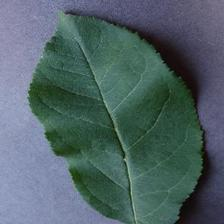
#> input picture lsnet/data/custom/测试集/1/Apple1 (1).jpg, 224 x 224 px; its folder holds only this picture in this run
$ python augment_testset.py
#> lines starting #> are read from the running program, lines starting #| are printed output that depends on the picture
# -*- coding: utf-8 -*-
"""
测试集数据增强脚本
对测试集进行多种数据增强，扩充数据集并过滤噪声样本
"""
import os
import random
import shutil
from pathlib import Path
from PIL import Image, ImageEnhance, ImageOps
import numpy as np
from tqdm import tqdm


class TestSetAugmenter:
    """测试集数据增强器"""

    def __init__(self, input_dir, output_dir, augmentations_per_image=5, seed=42):
        """
        Args:
            input_dir: str 输入目录（原始测试集）
            output_dir: str 输出目录（增强后的测试集）
            augmentations_per_image: int 每张图片生成的增强版本数量
            seed: int 随机种子
        """
        self.input_dir = Path(input_dir)
        self.output_dir = Path(output_dir)
        self.augmentations_per_image = augmentations_per_image
        self.seed = seed

        random.seed(seed)
        np.random.seed(seed)

        # 图像质量检查阈值
        self.min_size = 64  # 最小尺寸
        self.max_size = 4096  # 最大尺寸

    def is_valid_image(self, img_path):
        """
        检查图片是否有效（过滤噪声样本）

        Args:
            img_path: Path 图片路径

        Returns:
            bool: 是否有效
        """
        try:
            img = Image.open(img_path)
#> img is the input picture: PIL image 224x224 RGB; mean R, G, B 79.7, 98.9, 102.6

            # 检查尺寸
            width, height = img.size
#> width = 224; height = 224
            if width < self.min_size or height < self.min_size:
                return False, "图片尺寸太小"
            if width > self.max_size or height > self.max_size:
                return False, "图片尺寸太大"

            # 检查是否灰度图或异常
            if img.mode == 'L':
                return False, "灰度图"

            # 检查文件大小
            file_size = os.path.getsize(img_path)
            if file_size < 1000:  # 小于1KB可能是损坏的
                return False, "文件太小"

            return True, "正常"

        except Exception as e:
            return False, f"读取失败: {str(e)}"

    def horizontal_flip(self, image):
        """水平翻转"""
        return image.transpose(Image.FLIP_LEFT_RIGHT)

    def vertical_flip(self, image):
        """垂直翻转"""
        return image.transpose(Image.FLIP_TOP_BOTTOM)

    def random_rotation(self, image, max_degrees=15):
        """随机旋转"""
        degrees = random.uniform(-max_degrees, max_degrees)
        return image.rotate(degrees, expand=False, fillcolor=(255, 255, 255))

    def random_brightness(self, image, factor_range=(0.7, 1.3)):
        """随机调整亮度"""
        factor = random.uniform(*factor_range)
        enhancer = ImageEnhance.Brightness(image)
        return enhancer.enhance(factor)

    def random_contrast(self, image, factor_range=(0.7, 1.3)):
        """随机调整对比度"""
        factor = random.uniform(*factor_range)
        enhancer = ImageEnhance.Contrast(image)
        return enhancer.enhance(factor)

    def random_saturation(self, image, factor_range=(0.7, 1.3)):
        """随机调整饱和度"""
        factor = random.uniform(*factor_range)
        enhancer = ImageEnhance.Color(image)
        return enhancer.enhance(factor)

    def random_blur(self, image, radius_range=(0.5, 1.5)):
        """随机模糊"""
        from PIL import ImageFilter
        radius = random.uniform(*radius_range)
        return image.filter(ImageFilter.GaussianBlur(radius=radius))

    def random_crop_and_resize(self, image, crop_ratio_range=(0.8, 0.95)):
        """随机裁剪并调整大小"""
        width, height = image.size
        crop_ratio = random.uniform(*crop_ratio_range)

        new_width = int(width * crop_ratio)
        new_height = int(height * crop_ratio)

        # 随机裁剪位置
        left = random.randint(0, width - new_width)
        top = random.randint(0, height - new_height)
        right = left + new_width
        bottom = top + new_height

        cropped = image.crop((left, top, right, bottom))
        return cropped.resize((width, height), Image.Resampling.LANCZOS)

    def add_noise(self, image, noise_level=0.02):
        """添加高斯噪声"""
        img_array = np.array(image).astype(np.float32) / 255.0
        noise = np.random.normal(0, noise_level, img_array.shape)
        noisy_img = np.clip(img_array + noise, 0, 1)
        return Image.fromarray((noisy_img * 255).astype(np.uint8))

    def center_crop(self, image, crop_ratio=0.9):
        """中心裁剪"""
        width, height = image.size
        new_width = int(width * crop_ratio)
        new_height = int(height * crop_ratio)

        left = (width - new_width) // 2
        top = (height - new_height) // 2
        right = left + new_width
        bottom = top + new_height

        cropped = image.crop((left, top, right, bottom))
        return cropped.resize((width, height), Image.Resampling.LANCZOS)

    def get_augmentation_functions(self):
        """获取所有增强函数"""
        return [
            ('horizontal_flip', self.horizontal_flip),
            ('vertical_flip', self.vertical_flip),
            ('random_rotation', self.random_rotation),
            ('random_brightness', self.random_brightness),
            ('random_contrast', self.random_contrast),
            ('random_saturation', self.random_saturation),
            ('random_blur', self.random_blur),
            ('random_crop', self.random_crop_and_resize),
            ('center_crop', self.center_crop),
        ]

    def apply_random_augmentation(self, image):
        """
        随机应用多种增强

        Args:
            image: PIL.Image 输入图像

        Returns:
            list: 增强后的图像列表
        """
        augmented_images = []
        aug_funcs = self.get_augmentation_functions()

        # 确保至少生成指定数量的增强图片
        for i in range(self.augmentations_per_image):
            aug_img = image.copy()

            # 随机选择1-3种增强方式组合
            num_augs = random.randint(1, 3)
            selected_augs = random.sample(aug_funcs, min(num_augs, len(aug_funcs)))

            for aug_name, aug_func in selected_augs:
                try:
                    if aug_name == 'random_rotation':
                        aug_img = aug_func(aug_img, max_degrees=random.choice([10, 15, 20]))
                    elif aug_name == 'random_brightness':
                        aug_img = aug_func(aug_img, factor_range=(0.7, 1.3))
                    elif aug_name == 'random_contrast':
                        aug_img = aug_func(aug_img, factor_range=(0.8, 1.2))
                    elif aug_name == 'random_saturation':
                        aug_img = aug_func(aug_img, factor_range=(0.7, 1.3))
                    elif aug_name == 'random_crop':
                        aug_img = aug_func(aug_img, crop_ratio_range=(0.85, 0.95))
                    else:
                        aug_img = aug_func(aug_img)
                except Exception as e:
                    print(f"增强失败 {aug_name}: {e}")
                    aug_img = image.copy()

            augmented_images.append(aug_img)
#> this loop made 5 passes
#> pass 3, in center_crop, `cropped = image.crop((left, top, right, bottom))`:
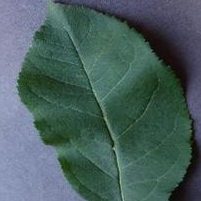
#> cropped: PIL image 201x201 RGB; mean R, G, B 73.4, 96.1, 94.7
#> after the loop, augmented_images = 5 items

        return augmented_images

    def process_dataset(self):
        """
        处理整个数据集

        Returns:
            dict: 处理统计信息
        """
        stats = {
            'total_original': 0,
            'valid_original': 0,
            'invalid_original': 0,
            'total_augmented': 0,
            'classes': {},
            'invalid_samples': []
        }

        # 创建输出目录
        self.output_dir.mkdir(parents=True, exist_ok=True)

        # 遍历所有类别
        class_dirs = sorted([d for d in self.input_dir.iterdir() if d.is_dir()])

        print(f"输入目录: {self.input_dir}")
        print(f"输出目录: {self.output_dir}")
        print(f"每张图片生成 {self.augmentations_per_image} 个增强版本")
        print("-" * 60)

        for class_dir in class_dirs:
            class_name = class_dir.name
            output_class_dir = self.output_dir / class_name
            output_class_dir.mkdir(exist_ok=True)

            print(f"\n处理类别: {class_name}")

            original_count = 0
            augmented_count = 0
            valid_count = 0
            invalid_list = []

            # 获取所有图片
            image_files = []
            for ext in ['*.jpg', '*.jpeg', '*.png', '*.JPG', '*.JPEG', '*.PNG']:
                image_files.extend(list(class_dir.glob(ext)))

            for img_path in tqdm(image_files, desc=f"  {class_name}"):
                original_count += 1

                # 检查图片有效性
                is_valid, reason = self.is_valid_image(img_path)

                if is_valid:
                    valid_count += 1

                    # 复制原始图片
                    output_path = output_class_dir / img_path.name
                    shutil.copy(img_path, output_path)

                    # 生成增强版本
                    try:
                        img = Image.open(img_path)
                        augmented_images = self.apply_random_augmentation(img)
#> augmented_images = 5 items

                        for aug_idx, aug_img in enumerate(augmented_images):
                            aug_name = f"{img_path.stem}_aug{aug_idx + 1}{img_path.suffix}"
                            aug_path = output_class_dir / aug_name
                            aug_img.save(aug_path, quality=95)
                            augmented_count += 1
#> this loop made 5 passes
#> aug_name on passes 1 to 5: 'Apple1 (1)_aug1.jpg', 'Apple1 (1)_aug2.jpg', 'Apple1 (1)_aug3.jpg', 'Apple1 (1)_aug4.jpg', 'Apple1 (1)_aug5.jpg'
#> pass 1, in process_dataset, `aug_img.save(aug_path, quality=95)`:
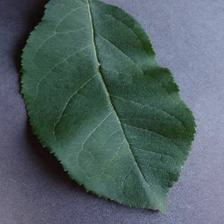
#> saved as Apple1 (1)_aug1.jpg: PIL image 224x224 RGB; mean R, G, B 81.1, 97.9, 100.9
#> pass 2, in process_dataset, `aug_img.save(aug_path, quality=95)`:
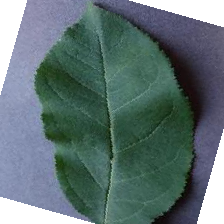
#> saved as Apple1 (1)_aug2.jpg: PIL image 224x224 RGB; mean R, G, B 95.5, 114.3, 115.5
#> after the loop, augmented_count = 5

                    except Exception as e:
                        print(f"\n  处理图片 {img_path.name} 时出错: {e}")
                else:
                    invalid_list.append({
                        'file': img_path.name,
                        'reason': reason
                    })
                    stats['invalid_samples'].append({
                        'class': class_name,
                        'file': img_path.name,
                        'reason': reason
                    })

            stats['total_original'] += original_count
            stats['valid_original'] += valid_count
            stats['invalid_original'] += len(invalid_list)
            stats['total_augmented'] += augmented_count
            stats['classes'][class_name] = {
                'original': original_count,
                'valid': valid_count,
                'augmented': augmented_count,
                'total_after': valid_count + augmented_count,
                'invalid': invalid_list
            }

            print(f"  原始: {original_count}, 有效: {valid_count}, "
                  f"增强: +{augmented_count}, 最终: {valid_count + augmented_count}")
#|   原始: 1, 有效: 1, 增强: +5, 最终: 6

            if invalid_list:
                print(f"  无效样本 ({len(invalid_list)}):")
                for inv in invalid_list[:5]:  # 只显示前5个
                    print(f"    - {inv['file']}: {inv['reason']}")
                if len(invalid_list) > 5:
                    print(f"    ... 还有 {len(invalid_list) - 5} 个")
#> pass 2 of the loop in process_dataset, `for class_dir in class_dirs:`:
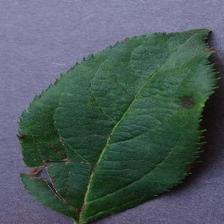
#> input picture lsnet/data/custom/测试集/2/Apple2 (1).jpg, 224 x 224 px
#> in is_valid_image, img is the input picture: PIL image 224x224 RGB; mean R, G, B 76, 91.2, 92.6
#> the loop in apply_random_augmentation (call 2), `for i in range(self.augmentations_per_image):` made 5 passes
#> pass 1, in center_crop (call 2), `cropped = image.crop((left, top, right, bottom))`:
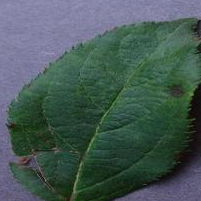
#> cropped: PIL image 201x201 RGB; mean R, G, B 70.3, 89.7, 85.5
#> pass 3, in random_crop_and_resize, `cropped = image.crop((left, top, right, bottom))`:
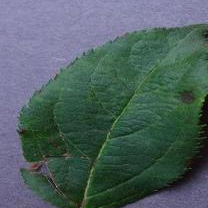
#> cropped: PIL image 208x208 RGB; mean R, G, B 78.4, 97.3, 95.8
#> the loop in process_dataset, `for aug_idx, aug_img in enumerate(augmented_images):` made 5 passes
#|   原始: 1, 有效: 1, 增强: +5, 最终: 6
#> in main, `stats = augmenter.process_dataset()`: stats = 6 items

        return stats

    def print_summary(self, stats):
        """
        打印统计摘要

        Args:
            stats: dict 统计信息
        """
        print("\n" + "=" * 60)
        print("数据增强完成！统计摘要")
        print("=" * 60)

        print(f"\n原始数据:")
        print(f"  总图片数: {stats['total_original']}")
#|   总图片数: 2
        print(f"  有效图片: {stats['valid_original']}")
#|   有效图片: 2
        print(f"  无效图片: {stats['invalid_original']}")
#|   无效图片: 0

        print(f"\n增强后数据:")
        print(f"  新增增强图片: {stats['total_augmented']}")
#|   新增增强图片: 10
        print(f"  最终图片总数: {stats['valid_original'] + stats['total_augmented']}")
#|   最终图片总数: 12

        print(f"\n各类别详情:")
        print("-" * 60)
        print(f"{'类别':<10} {'原始':<8} {'有效':<8} {'增强':<8} {'最终':<8}")
        print("-" * 60)

        total_final = 0
        for class_name, class_stats in stats['classes'].items():
            print(f"{class_name:<10} {class_stats['original']:<8} {class_stats['valid']:<8} "
                  f"{class_stats['augmented']:<8} {class_stats['total_after']:<8}")
            total_final += class_stats['total_after']
#> this loop made 2 passes
#> (class_name, total_final) on passes 1 to 2: ('1', 6), ('2', 12)
#| 1          1        1        5        6
#| 2          1        1        5        6
#> after the loop, total_final = 12

        print("-" * 60)
        print(f"{'总计':<10} {stats['total_original']:<8} {stats['valid_original']:<8} "
              f"{stats['total_augmented']:<8} {total_final:<8}")
#| 总计         2        2        10       12

        if stats['invalid_samples']:
            print(f"\n检测到 {len(stats['invalid_samples'])} 个无效/噪声样本:")
            print("建议检查这些样本是否应该删除或重新标注。")

        print(f"\n增强后的数据集已保存至: {self.output_dir}")


def main():
    """主函数"""
    import argparse

    parser = argparse.ArgumentParser(description='测试集数据增强工具')
    parser.add_argument('--input', '-i', type=str,
                        default='d:/bf/proj/RAG/lsnet/data/custom/测试集',
                        help='输入目录（原始测试集）')
    parser.add_argument('--output', '-o', type=str,
                        default='d:/bf/proj/RAG/lsnet/data/custom/测试集_augmented',
                        help='输出目录（增强后的测试集）')
    parser.add_argument('--num-aug', '-n', type=int, default=5,
                        help='每张图片生成的增强版本数量（默认5）')
    parser.add_argument('--seed', '-s', type=int, default=42,
                        help='随机种子')

    args = parser.parse_args()

    print("=" * 60)
    print("测试集数据增强工具")
    print("=" * 60)
    print(f"\n功能说明:")
    print("- 对有效图片生成多种增强版本（翻转、旋转、颜色调整等）")
    print("- 自动检测并记录无效/噪声样本（尺寸异常、灰度图等）")
    print("- 保留原始有效图片，新增增强图片")
    print()

    # 创建增强器
    augmenter = TestSetAugmenter(
        input_dir=args.input,
        output_dir=args.output,
        augmentations_per_image=args.num_aug,
        seed=args.seed
    )

    # 处理数据集
    stats = augmenter.process_dataset()

    # 打印摘要
    augmenter.print_summary(stats)


if __name__ == '__main__':
    main()
